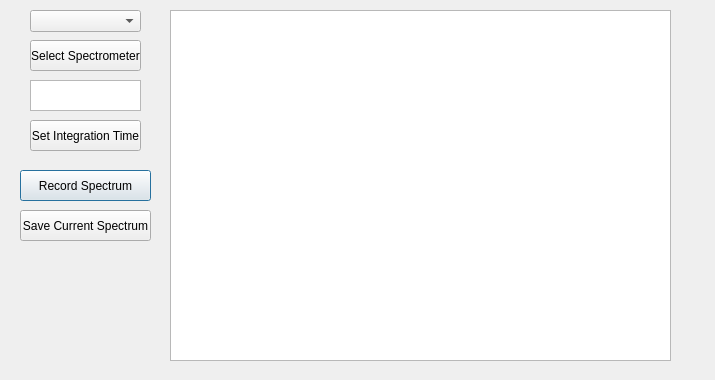
<?xml version="1.0" encoding="UTF-8"?>
<ui version="4.0">
 <class>Dialog</class>
 <widget class="QDialog" name="Dialog">
  <property name="geometry">
   <rect>
    <x>0</x>
    <y>0</y>
    <width>715</width>
    <height>380</height>
   </rect>
  </property>
  <property name="windowTitle">
   <string>Dialog</string>
  </property>
  <widget class="QGraphicsView" name="graphicsView">
   <property name="geometry">
    <rect>
     <x>170</x>
     <y>10</y>
     <width>501</width>
     <height>351</height>
    </rect>
   </property>
  </widget>
  <widget class="QPushButton" name="pushButton">
   <property name="geometry">
    <rect>
     <x>20</x>
     <y>170</y>
     <width>131</width>
     <height>31</height>
    </rect>
   </property>
   <property name="text">
    <string>Record Spectrum</string>
   </property>
  </widget>
  <widget class="QTextEdit" name="textEdit">
   <property name="geometry">
    <rect>
     <x>30</x>
     <y>80</y>
     <width>111</width>
     <height>31</height>
    </rect>
   </property>
  </widget>
  <widget class="QPushButton" name="pushButton_2">
   <property name="geometry">
    <rect>
     <x>30</x>
     <y>120</y>
     <width>111</width>
     <height>31</height>
    </rect>
   </property>
   <property name="text">
    <string>Set Integration Time</string>
   </property>
  </widget>
  <widget class="QComboBox" name="comboBox">
   <property name="geometry">
    <rect>
     <x>30</x>
     <y>10</y>
     <width>111</width>
     <height>22</height>
    </rect>
   </property>
  </widget>
  <widget class="QPushButton" name="pushButton_3">
   <property name="geometry">
    <rect>
     <x>30</x>
     <y>40</y>
     <width>111</width>
     <height>31</height>
    </rect>
   </property>
   <property name="text">
    <string>Select Spectrometer</string>
   </property>
  </widget>
  <widget class="QPushButton" name="pushButton_4">
   <property name="geometry">
    <rect>
     <x>20</x>
     <y>210</y>
     <width>131</width>
     <height>31</height>
    </rect>
   </property>
   <property name="text">
    <string>Save Current Spectrum</string>
   </property>
  </widget>
 </widget>
 <resources/>
 <connections/>
</ui>
